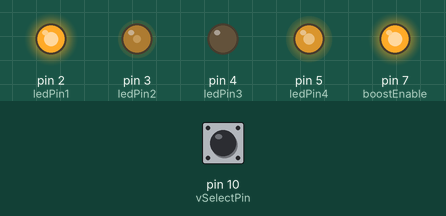
Simulated run of this sketch. Board: Arduino Uno, built for the host (arithmetic inside an expression is 32-bit, double 64-bit). Parts: output pins drawn as LEDs (lit = HIGH). Inputs (shaded band) come from the test bench; at power-on: pin 10 (vSelectPin) LOW. Random numbers use the default seed unless the sketch sets one.

Above: at 4.42 s.
At 9.37 s:
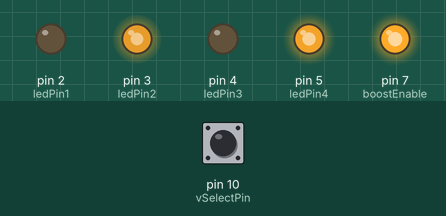
At 11.96 s:
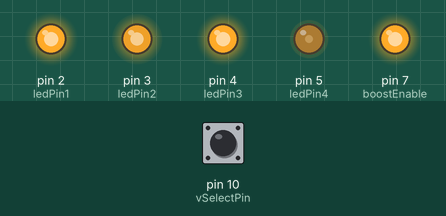
At 15.88 s:
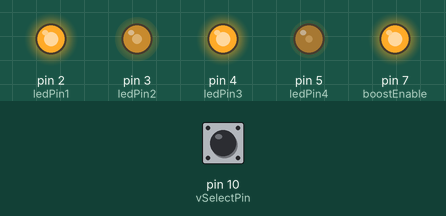
At 20.06 s:
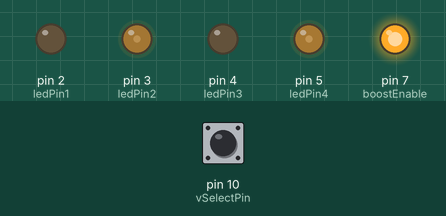
At 39.63 s:
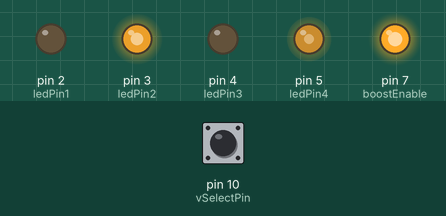
Timing chart, 0 to 40.0 s (numbered marks = the images above):
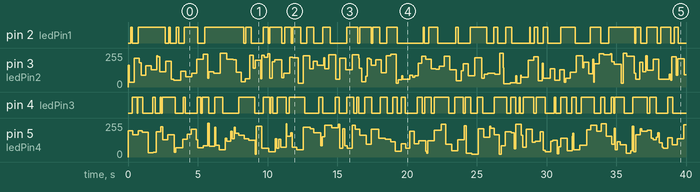

Measured:
- by itself, pin 2 (ledPin1): LOW → HIGH at 0.21 s, → LOW 0.09 s later, → HIGH 0.44 s later, → LOW 1.9 s later, … (66 changes in this stretch)
- by itself, pin 5 (ledPin4): 0/255 → 198/255 at 0.00 s, → 167/255 0.34 s later, → 198/255 0.39 s later, → 184/255 0.30 s later, … (141 changes in this stretch)

The sketch:

ledFire.ino
```cpp
// (licence header left out)
#include <movingAvg.h>    //http://github.com/JChristensen/movingAvg
#include <avr/sleep.h>

class fireLED
{
    public:
        fireLED(uint8_t pin, uint8_t minDutyCycle, uint8_t maxDutyCycle, uint32_t minDelay, uint32_t maxDelay);
        void begin(void);
        void run(void);

    private:
        uint8_t _pin;
        uint8_t _minDutyCycle, _maxDutyCycle;
        uint32_t _minDelay, _maxDelay;
        uint32_t _lastChange;
        uint32_t _duration;
};

//constructor
fireLED::fireLED(uint8_t pin, uint8_t minDutyCycle, uint8_t maxDutyCycle, uint32_t minDelay, uint32_t maxDelay)
{
    _pin = pin;
    _minDutyCycle = minDutyCycle;
    _maxDutyCycle = maxDutyCycle;
    _minDelay = minDelay;
    _maxDelay = maxDelay;
}

//initialization
void fireLED::begin(void)
{
    pinMode(_pin, OUTPUT);
    _lastChange = millis();
    _duration = 0;
}

//run the LED
void fireLED::run(void)
{
    if ( millis() - _lastChange >= _duration ) {
        _lastChange += _duration;
        _duration = _minDelay + random(_maxDelay - _minDelay);
        analogWrite( _pin, _minDutyCycle + random(_maxDutyCycle - _minDutyCycle) );
    }
}

const uint8_t MIN_DUTY_CYCLE = 20;
const uint8_t MAX_DUTY_CYCLE = 255;
const uint32_t MIN_DELAY = 50;
const uint32_t MAX_DELAY = 500;

const uint8_t ledPin1 = 2;
const uint8_t ledPin2 = 3;
const uint8_t ledPin3 = 4;
const uint8_t ledPin4 = 5;
const uint8_t boostEnable = 7;
const uint8_t vSelectPin = 10;        //ground for 3.3V Vcc, tie to Vcc for 5V Vcc
const uint8_t unusedPins[] = { 0, 1, 6, 8, 9 };

int minVcc;
movingAvg Vcc;

fireLED led1(ledPin1, MIN_DUTY_CYCLE, MAX_DUTY_CYCLE, MIN_DELAY, MAX_DELAY);
fireLED led2(ledPin2, MIN_DUTY_CYCLE, MAX_DUTY_CYCLE, MIN_DELAY, MAX_DELAY);
fireLED led3(ledPin3, MIN_DUTY_CYCLE, MAX_DUTY_CYCLE, MIN_DELAY, MAX_DELAY);
fireLED led4(ledPin4, MIN_DUTY_CYCLE, MAX_DUTY_CYCLE, MIN_DELAY, MAX_DELAY);

void setup(void)
{
    pinMode(boostEnable, OUTPUT);
    digitalWrite(boostEnable, HIGH);
    minVcc = digitalRead(vSelectPin) ? 4500 : 3000;

    for (uint8_t i = 0; i < sizeof(unusedPins) / sizeof(unusedPins[0]); i++) {
        pinMode(i, INPUT_PULLUP);
    }
    led1.begin();
    led2.begin();
    led3.begin();
    led4.begin();
}

void loop(void)
{
    const uint32_t interval = 1000;
    static uint32_t lastRead;

    //Vcc measurement, if battery is low and regulator not able to maintain regulated voltage,
    //turn off LEDs, shut down the regulator, and go into power-down sleep mode forever or until a reset whichever comes first.
    if (millis() - lastRead >= interval) {
        lastRead += interval;
        int v = readVcc();
        int avgVcc = Vcc.reading(v);
        if (avgVcc < minVcc) {
            digitalWrite(ledPin1, LOW);
            digitalWrite(ledPin2, LOW);
            digitalWrite(ledPin3, LOW);
            digitalWrite(ledPin4, LOW);
            digitalWrite(boostEnable, LOW);
            gotoSleep();
        }
    }
    led1.run();
    led2.run();
    led3.run();
    led4.run();
}

//read 1.1V reference against Vcc
//from http://code.google.com/p/tinkerit/wiki/SecretVoltmeter
int readVcc(void)
{
    ADMUX = _BV(MUX5) | _BV(MUX0);
    delay(5);                                 //Vref settling time
    ADCSRA |= _BV(ADSC);                      //start conversion
    loop_until_bit_is_clear(ADCSRA, ADSC);    //wait for it to complete
    return 1126400L / ADC;                    //calculate AVcc in mV (1.1 * 1000 * 1024)
}

void gotoSleep(void)
{
    set_sleep_mode(SLEEP_MODE_PWR_DOWN);
    sleep_enable();
//    MCUCR &= ~(_BV(ISC01) | _BV(ISC00));      //INT0 on low level
//    GIMSK |= _BV(INT0);                       //enable INT0
    byte adcsra = ADCSRA;                     //save ADCSRA
    ADCSRA &= ~_BV(ADEN);                     //disable ADC
    cli();                                    //stop interrupts to ensure the BOD timed sequence executes as required
    byte mcucr1 = MCUCR | _BV(BODS) | _BV(BODSE);  //turn off the brown-out detector
    byte mcucr2 = mcucr1 & ~_BV(BODSE);
    MCUCR = mcucr1;
    MCUCR = mcucr2;
//    sei();                                    //keep interrupts disabled, sleep until external reset or power-on reset
    sleep_cpu();                              //go to sleep
    sleep_disable();                          //wake up here
    ADCSRA = adcsra;                          //restore ADCSRA
}
```
